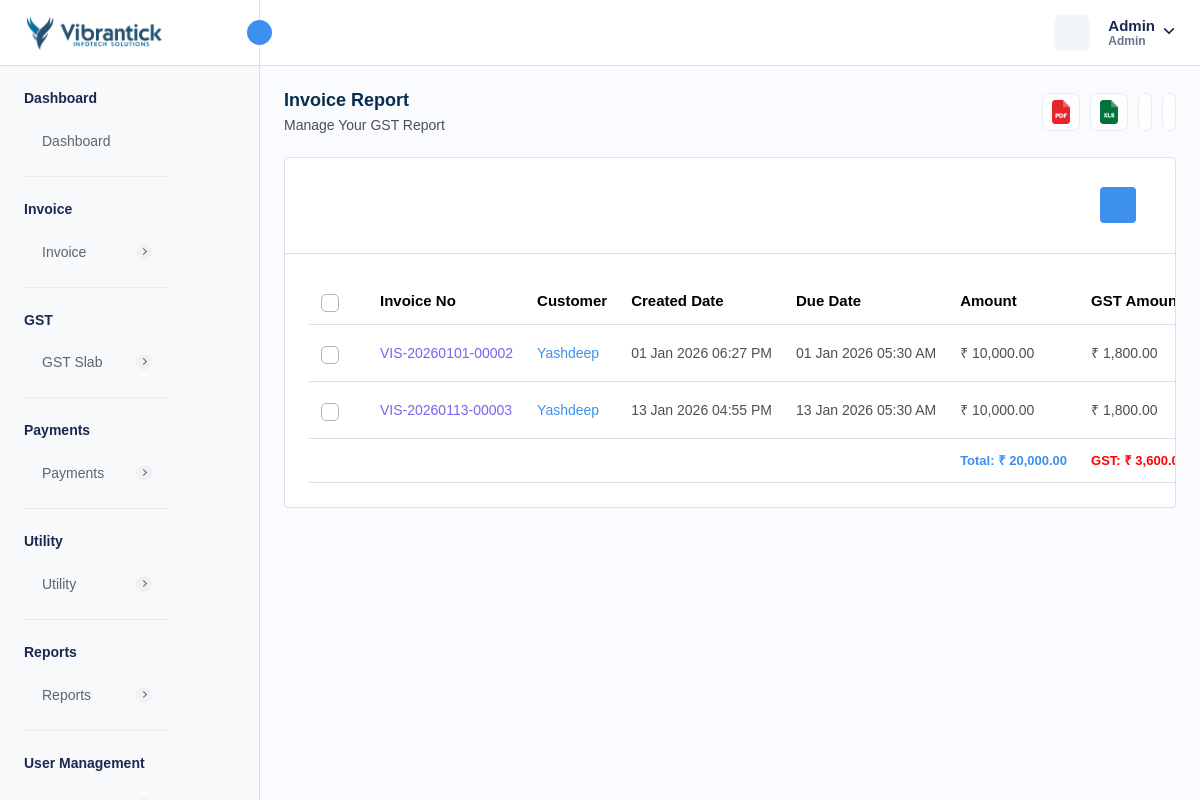
Screenshot of /manage-gst.php (signed in) with the database file from the repository.
### tables this page shows
CREATE TABLE `company_settings` (
  `company_id` int NOT NULL AUTO_INCREMENT,
  `company_name` varchar(255) DEFAULT NULL,
  `company_email` varchar(255) DEFAULT NULL,
  `company_phone` varchar(20) DEFAULT NULL,
  `company_website` varchar(255) DEFAULT NULL,
  `company_logo` varchar(255) DEFAULT NULL,
  `favicon` varchar(255) DEFAULT NULL,
  `address` text,
  `country` varchar(100) DEFAULT NULL,
  `state` varchar(100) DEFAULT NULL,
  `city` varchar(100) DEFAULT NULL,
  `postal_code` varchar(20) DEFAULT NULL,
  `created_at` timestamp NULL DEFAULT CURRENT_TIMESTAMP,
  `updated_at` timestamp NULL DEFAULT CURRENT_TIMESTAMP ON UPDATE CURRENT_TIMESTAMP,
  PRIMARY KEY (`company_id`)
);

CREATE TABLE `invoice` (
  `invoice_id` int NOT NULL AUTO_INCREMENT,
  `invoice_number` varchar(255) NOT NULL,
  `payment_method` enum('CREDIT_CARD','DEBIT_CARD','CASH','NET_BANKING','PAYPAL','OTHER') NOT NULL,
  `transaction_id` varchar(255) DEFAULT NULL,
  `status` enum('PAID','PENDING','CANCELLED','REFUNDED') NOT NULL,
  `amount` decimal(10,2) NOT NULL,
  `quantity` int NOT NULL,
  `tax` int NOT NULL,
  `discount` decimal(10,2) NOT NULL,
  `total_amount` decimal(10,2) NOT NULL,
  `due_date` varchar(255) DEFAULT NULL,
  `customer_id` int DEFAULT NULL,
  `service_id` json DEFAULT NULL,
  `description` longtext,
  `created_at` timestamp NULL DEFAULT CURRENT_TIMESTAMP,
  `updated_at` timestamp NULL DEFAULT CURRENT_TIMESTAMP ON UPDATE CURRENT_TIMESTAMP,
  `is_active` int NOT NULL DEFAULT '1',
  `reminder_enabled` int NOT NULL DEFAULT '0',
  `reminder_count` int NOT NULL DEFAULT '0',
  `created_by` int NOT NULL,
  `from_date` varchar(255) DEFAULT NULL,
  `to_date` varchar(255) DEFAULT NULL,
  `invoice_type` enum('FIXED','RECURSIVE') DEFAULT NULL,
  `invoice_title` varchar(255) DEFAULT NULL,
  `gst_status` enum('PAID','HOLD','CANCELLED') DEFAULT 'HOLD',
  `repeat_cycle` enum('DAILY','WEEKLY','MONTHLY','QUARTERLY','SEMIQUARTERLY','ANNUALLY','BIENNIALLY') DEFAULT NULL,
  `create_before` int DEFAULT NULL,
  PRIMARY KEY (`invoice_id`),
  UNIQUE KEY `invoice_number_UNIQUE` (`invoice_number`),
  UNIQUE KEY `transaction_id_UNIQUE` (`transaction_id`)
);

CREATE TABLE `customer` (
  `customer_id` int NOT NULL AUTO_INCREMENT,
  `customer_name` varchar(255) NOT NULL,
  `customer_phone` varchar(15) DEFAULT NULL,
  `customer_email` varchar(255) DEFAULT NULL,
  `customer_address` text,
  `ship_name` varchar(255) DEFAULT NULL,
  `ship_phone` varchar(15) DEFAULT NULL,
  `ship_email` varchar(255) DEFAULT NULL,
  `ship_address` text,
  `isActive` int DEFAULT '1',
  `created_at` timestamp NULL DEFAULT CURRENT_TIMESTAMP,
  `updated_at` timestamp NULL DEFAULT NULL ON UPDATE CURRENT_TIMESTAMP,
  `customer_state` varchar(45) DEFAULT NULL,
  `customer_city` int DEFAULT NULL,
  `gst_number` varchar(45) DEFAULT NULL,
  `image` varchar(155) DEFAULT NULL,
  PRIMARY KEY (`customer_id`),
  UNIQUE KEY `customer_phone_UNIQUE` (`customer_phone`),
  UNIQUE KEY `customer_email_UNIQUE` (`customer_email`),
  UNIQUE KEY `gst_number_UNIQUE` (`gst_number`)
);

CREATE TABLE `localization_settings` (
  `id` int NOT NULL AUTO_INCREMENT,
  `language` varchar(50) DEFAULT 'English',
  `timezone` varchar(100) DEFAULT 'UTC',
  `date_format` varchar(20) DEFAULT 'd M Y',
  `time_format` varchar(10) DEFAULT '12',
  `currency_id` int DEFAULT NULL,
  `created_at` datetime DEFAULT CURRENT_TIMESTAMP,
  `updated_at` datetime DEFAULT CURRENT_TIMESTAMP ON UPDATE CURRENT_TIMESTAMP,
  PRIMARY KEY (`id`)
);

CREATE TABLE `currency` (
  `currency_id` int NOT NULL AUTO_INCREMENT,
  `currency_name` varchar(255) DEFAULT NULL,
  `currency_code` varchar(45) DEFAULT NULL,
  `currency_symbol` varchar(45) DEFAULT NULL,
  `currency_rate` decimal(10,2) DEFAULT NULL,
  `created_at` timestamp NULL DEFAULT CURRENT_TIMESTAMP,
  `updated_at` timestamp NULL DEFAULT NULL,
  `is_active` int DEFAULT '1',
  PRIMARY KEY (`currency_id`)
);

CREATE TABLE `tax` (
  `tax_id` int NOT NULL AUTO_INCREMENT,
  `tax_name` varchar(255) NOT NULL,
  `tax_rate` varchar(255) NOT NULL,
  `status` int NOT NULL DEFAULT '1',
  `created_at` timestamp NULL DEFAULT CURRENT_TIMESTAMP,
  `udapted_at` timestamp NULL DEFAULT NULL ON UPDATE CURRENT_TIMESTAMP,
  PRIMARY KEY (`tax_id`)
);

### manage-gst.php (the view, shortened to what the rows shown need)
<?php
require './database/config.php';
require './utility/formatDateTime.php';
try {
    $stmtFetchLocalizationSettings = $db->prepare("SELECT * FROM localization_settings INNER JOIN currency ON localization_settings.currency_id = currency.currency_id WHERE currency.is_active = 1 ;");
    $stmtFetchLocalizationSettings->execute();
    $localizationSettings = $stmtFetchLocalizationSettings->get_result()->fetch_array(MYSQLI_ASSOC);
    $stmtFetchCompanySettings = $db->prepare("SELECT * FROM company_settings");
    $stmtFetchCompanySettings->execute();
    $companySettings = $stmtFetchCompanySettings->get_result()->fetch_array(MYSQLI_ASSOC);
    if ($_SERVER['REQUEST_METHOD'] == 'GET') {
        $params = [
            'customer' => isset($_GET['customer']) ? $_GET['customer'] : '',
            'from' => isset($_GET['from']) ? $_GET['from'] : '',
            'to' => isset($_GET['to']) ? $_GET['to'] : '',
        ];
        $hasParams = false;
        if ($hasParams) {
            $customerId = $params['customer'] ?? null;
            $startDate = $params['from'] ?? null;
            $endDate = $params['to'] ?? null;
            $startDate = $startDate ? date('Y-m-d', strtotime($startDate)) : null;
            $endDate = $endDate ? date('Y-m-d', strtotime($endDate)) : null;
            $query = "SELECT
            invoice.*,
            invoice.status as invoiceStatus,
            customer.customer_id,
            customer.customer_name,
            admin.admin_username,
            tax.tax_rate
            FROM invoice
            INNER JOIN customer ON customer.customer_id = invoice.customer_id
            LEFT JOIN admin ON admin.admin_id = invoice.created_by
             INNER JOIN tax ON tax.tax_id = invoice.tax
            WHERE invoice.is_active = 1 AND invoice.status IN ('PAID', 'PENDING')";
            $conditions = [];
            $paramsToBind = [];
            if ($customerId) {
                $conditions[] = "invoice.customer_id = ?";
                $paramsToBind[] = $customerId;
            }
            if ($startDate) {
                $conditions[] = "DATE(invoice.created_at) >= ?";
                $paramsToBind[] = $startDate;
            }
            if ($endDate) {
                $conditions[] = "DATE(invoice.created_at) <= ?";
                $paramsToBind[] = $endDate;
            }
            if (!empty($conditions)) {
                $query .= " AND " . implode(" AND ", $conditions);
            }
            $stmtFetchInvoices = $db->prepare($query);
            if ($stmtFetchInvoices === false) {
                $_SESSION['error'] = 'Query preparation failed';
            } else {
                if (!empty($paramsToBind)) {
                    $types = str_repeat("s", count($paramsToBind));
                    $stmtFetchInvoices->bind_param($types, ...$paramsToBind);
                }
                if ($stmtFetchInvoices->execute()) {
                    $invoices = $stmtFetchInvoices->get_result();
                } else {
                    $_SESSION['error'] = 'Error fetching filtered invoices';
                }
                $stmtFetchInvoices->close();
            }
            $stmtFetchCustomers = $db->prepare("SELECT * FROM customer WHERE isActive = 1");
            $stmtFetchCustomers->execute();
            $customers = $stmtFetchCustomers->get_result()->fetch_all(MYSQLI_ASSOC);
            $stmtFetchCustomers->close();
        } else {
            $stmtFetchInvoices = $db->prepare("SELECT
                invoice.*,
                invoice.status as invoiceStatus,
                customer.customer_id,
                customer.customer_name,
                admin.admin_username,
                tax.tax_rate
                FROM invoice
                INNER JOIN customer
                ON customer.customer_id = invoice.customer_id
                LEFT JOIN admin
                ON admin.admin_id = invoice.created_by
                  INNER JOIN tax ON tax.tax_id = invoice.tax
                WHERE invoice.is_active = 1 AND invoice.status IN ('PAID', 'PENDING')
                ");
            if ($stmtFetchInvoices->execute()) {
                $invoices = $stmtFetchInvoices->get_result();
            } else {
                $_SESSION['error'] = 'Error for fetching customers';
            }
        }
    }
} catch (Exception $e) {
    $_SESSION['error'] = $e->getMessage();
}
?>
<!DOCTYPE html>
<html lang="en">
<head>
    <link rel="stylesheet" href="assets/css/bootstrap.min.css">
    <link rel="stylesheet" href="assets/css/animate.css">
    <link rel="stylesheet" href="assets/plugins/select2/css/select2.min.css">
    <link rel="stylesheet" href="assets/css/dataTables.bootstrap5.min.css">
    <link rel="stylesheet" href="assets/css/bootstrap-datetimepicker.min.css">
    <link rel="stylesheet" href="assets/plugins/daterangepicker/daterangepicker.css">
    <link rel="stylesheet" href="assets/plugins/summernote/summernote-bs4.min.css">
    <link rel="stylesheet" href="assets/plugins/fontawesome/css/fontawesome.min.css">
    <link rel="stylesheet" href="assets/plugins/fontawesome/css/all.min.css">
    <link rel="stylesheet" href="assets/css/style.css">
    <link rel="stylesheet" href="https://cdn.jsdelivr.net/npm/notyf@3/notyf.min.css" />
</head>
<body>
    <div class="main-wrapper">
        <div class="header">
            <?php require_once("header.php"); ?>
        </div>
        <div class="page-wrapper">
            <div class="content">
                <div class="card table-list-card">
                    <div class="card-body">
                        <div class="table-responsive">
                            <table id="myTable" class="table datanew">
                                <thead>
                                    <tr>
                                        <th class="no-sort">
                                            <label class="checkboxs">
                                                <span class="checkmarks"></span>
                                            </label>
                                        </th>
                                        <th>Invoice No</th>
                                        <th>Customer</th>
                                        <th>Created Date</th>
                                        <th>Due Date</th>
                                        <th>Amount</th>
                                        <th>GST Amount</th>
                                    </tr>
                                </thead>
                                <tbody>
                                    <?php
                                    $totalBaseAmount = 0;
                                    $totalTaxAmount = 0;
                                    foreach ($invoices->fetch_all(MYSQLI_ASSOC) as $invoice):
                                        $taxRateStr = $invoice['tax_rate'];
                                        $taxRate = (int) str_replace('%', '', $taxRateStr);
                                        $priceWithoutTax = $taxRate > 0
                                            ? $invoice['total_amount'] / (1 + $taxRate / 100)
                                            : $invoice['total_amount'];
                                        $taxAmount = $invoice['total_amount'] - $priceWithoutTax;
                                        if (in_array($invoice['invoiceStatus'], ['PAID', 'PENDING'])) {
                                            $totalBaseAmount += $priceWithoutTax;
                                            $totalTaxAmount += $taxAmount;
                                        }
                                        ?>
                                        <tr>
                                            <td>
                                                <label class="checkboxs">
                                                    <span class="checkmarks"></span>
                                                </label>
                                            </td>
                                            <td class="ref-number">
                                                <?= $invoice['invoice_number'] ?>
                                            </td>
                                            <td>
                                                <a class="text-primary" href="<?= getenv("BASE_URL") . "view-customer-report?id=" . base64_encode($invoice['customer_id']) ?>">
                                                    <?= $invoice['customer_name'] ?>
                                                </a>
                                            </td>
                                            <td>
                                                <?= formatDateTime($invoice['created_at'], $localizationSettings); ?>
                                            </td>
                                            <td>
                                                <?= formatDateTime($invoice['due_date'], $localizationSettings); ?>
                                            </td>
                                            <td>
                                                <?= $localizationSettings["currency_symbol"] ?? "₹" ?>
                                                <?= number_format($priceWithoutTax, 2) ?>
                                            </td>
                                            <td>
                                                <?= $localizationSettings["currency_symbol"] ?? "₹" ?>
                                                <?= number_format($taxAmount, 2) ?>
                                            </td>
                                        </tr>
                                    <?php endforeach; ?>
                                </tbody>
                                <tfoot>
                                    <tr>
                                        <td>
                                            <strong class="text-primary">
                                                Total:
                                                <?= $localizationSettings["currency_symbol"] ?? "₹" ?>
                                                <?= number_format($totalBaseAmount, 2) ?>
                                            </strong>
                                        </td>
                                        <td>
                                            <strong class="text-danger">
                                                GST:
                                                <?= $localizationSettings["currency_symbol"] ?? "₹" ?>
                                                <?= number_format($totalTaxAmount, 2) ?>
                                            </strong>
                                        </td>
                                    </tr>
                                </tfoot>
                            </table>
                        </div>
                    </div>
                </div>
            </div>
        </div>
    </div>
</body>
</html>

### header.php (shortened to what the rows shown need)
<div class="header">
    <div class="header-left active">
        <a href="<?= getenv("BASE_URL") . "dashboard" ?>" class="logo logo-normal">
            <img src="<?= isset($companySettings['company_logo']) ? $companySettings['company_logo'] : "assets/img/logo/vis-logo.png" ?>"
                alt="" />
        </a>
    </div>
</div>

### rows the page displays
company_settings: company_logo (picture)
invoice: invoice_number "VIS-20260101-00002", customer.customer_name "Yashdeep", created_at.date_format "01 Jan 2026 06:27 PM", due_date.date_format "01 Jan 2026 05:30 AM", total_amount.tax_rate "10,000.00", total_amount.tax_rate "1,800.00"
currency: currency_symbol "₹"
invoice: invoice_number "VIS-20260113-00003", customer.customer_name "Yashdeep", created_at.date_format "13 Jan 2026 04:55 PM", due_date.date_format "13 Jan 2026 05:30 AM", total_amount.tax_rate "10,000.00", total_amount.tax_rate "1,800.00"
localization_settings: currency.currency_symbol "₹"

### other values shown
$_SESSION['admin_name'] "Admin"
$_SESSION['admin_role'] "Admin"
$totalBaseAmount "20,000.00"
